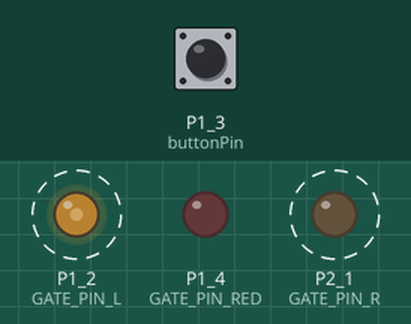
Simulated run of this sketch. Board: TI MSP430 LaunchPad. Shown: output pins drawn as LEDs (lit = HIGH). Dashed ring = blinking. The test bench sets the inputs (shaded band); at power-on: P1_3 (buttonPin) HIGH.

Above: at 1.0 s.
1.3 s: P1_3 (buttonPin) pulled LOW for 3.2 s
At 2.3 s:
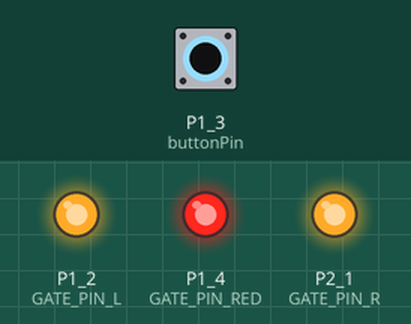
At 4.75 s:
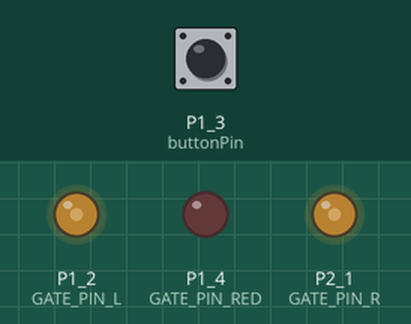
Timing chart, 0 to 12.1 s (numbered marks = the images above; inputs shaded):
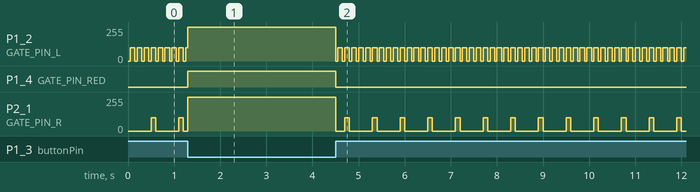

Measured:
- after the input at 1.3 s, P1_4 (GATE_PIN_RED): LOW → HIGH at once, → LOW 3.2 s later
- by itself, P1_2 (GATE_PIN_L): repeats every 0.15 s: 0/255 0.05 s, 100/255 0.10 s

The sketch:

testing.ino
```cpp
/*
 //
 //	The Wingman SafeT
 //
 // This code uses an MSP430 and 3 NexFET N-channel
 //	MOSFETs to drive 45 LEDs.  It recieves accelerometer
 //	and GPS data from a MSP432 via the C110L wireless
 //	boosterpack.
 //
 //	From this data, the MCSP430 determines:
 //
 //	(1) When to activate the LEDs (time and location based).
 //	(2) How fast they should strobe.
 //	(3) Which side should be brighter.
 //	(4) When to activate the brake lights.
 //
 //	Created by SpEcTrUm
 //  06/20/15

 CHANGE LOG:

 06/20/15 created file, began LED coding and layout -- Billy
 06/22/15 updated code, sampled "simultaneous" blinking of LEDs -- Billy
 06/25/15 improved readability

 */

// Declerations

const int GATE_PIN_L = P1_2; // Yellow LEFT SIDE -- This port allows for PWM
const int GATE_PIN_R = P2_1; // Yellow RIGHT SIDE -- This port allows for PWM
const int GATE_PIN_RED = P1_4; // RED for Braking -- This port is DIGITAL ONLY

const int interval_strobe = 50; // "Short" strobes
const int interval_flash = 500; // "Long" flashes
const int burst_duration = 100; // How long LEDs are "ON"

const int buttonPin = PUSH2;

int strobe_state = LOW; // Used for state changes
int flash_state = LOW; // Used for state changes

int brightness = 100; // Sets normal brightness (100 out of 255)

unsigned long current_strobe = 0;
unsigned long previous_strobe = 0; // Allows for strobing without delay
unsigned long previous_flash = 0; // Allows for strobing without delay

int buttonState = LOW; // For DEBUGGING purposes only

void setup()
{
  pinMode(GATE_PIN_L, OUTPUT);
  pinMode(GATE_PIN_R, OUTPUT);
  pinMode(GATE_PIN_RED, OUTPUT);
  pinMode(buttonPin, INPUT_PULLUP);
}

void loop()
{
  current_strobe = millis();
  SafeT_Flash();
  SafeT_Strobe();
  Let_There_Be_Light();
}

void SafeT_Flash()
{
  if(flash_state == LOW)
  {
    if(current_strobe - previous_flash >= interval_flash)
    {
      flash_state = brightness;
      previous_flash += interval_flash;
    }
  }
  else {
    if(current_strobe - previous_flash >= burst_duration)
    {
      flash_state = LOW;
      previous_flash += burst_duration;
    }
  }
}

void SafeT_Strobe()
{
  if(strobe_state == LOW)
  {
    if(current_strobe - previous_strobe >= interval_strobe)
    {
      strobe_state = brightness;
      previous_strobe += interval_strobe;
    }
  }
  else {
    if(current_strobe - previous_strobe >= burst_duration)
    {
      strobe_state = LOW;
      previous_strobe += burst_duration;
    }
  }
}

void Let_There_Be_Light()
{
  buttonState = digitalRead(buttonPin);
  if(buttonState == LOW)
  {
    digitalWrite(GATE_PIN_L, HIGH);
    digitalWrite(GATE_PIN_R, HIGH);
    digitalWrite(GATE_PIN_RED, HIGH);
  }
  else {
    analogWrite(GATE_PIN_L, strobe_state);
    analogWrite(GATE_PIN_R, flash_state);
    digitalWrite(GATE_PIN_RED, LOW);
  }
}
```
